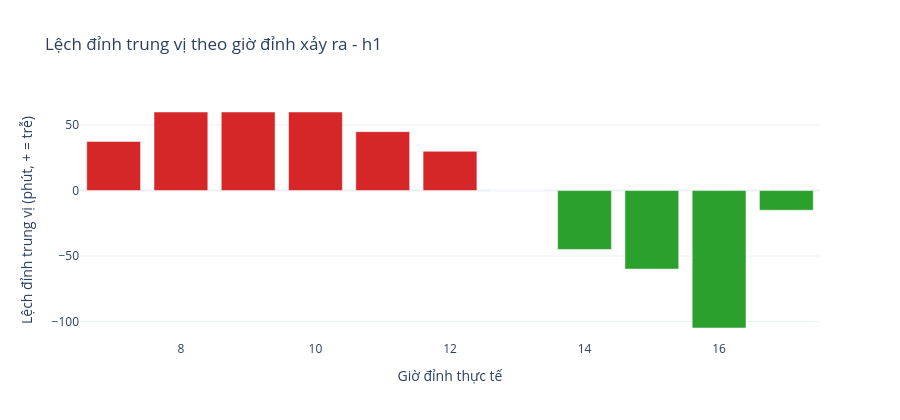

The notebook cell saved with this chart:
### Markdown cell above
## 9. Lệch đỉnh nặng vào khung giờ nào trong ngày

Gộp `df_lech` (đã tính local từng ngày) theo giờ đỉnh thực tế xảy ra — không tính lại
RMSE gì thêm, chỉ tổng hợp lại con số local đã có.

### Code cell
w = df_lech.copy()
w['gio_dinh'] = pd.to_datetime(w['gio_dinh_thuc_te'], format='%H:%M').dt.hour

theo_gio = w.groupby('gio_dinh')['lech_phut'].agg(
    so_ngay='count', lech_trung_vi='median', lech_trung_binh='mean',
    so_ngay_dich_phai=lambda x: int((x > 0).sum()),
).reset_index()
theo_gio['ty_le_dich_phai_%'] = (theo_gio['so_ngay_dich_phai'] / theo_gio['so_ngay'] * 100).round(1)

print("--- LECH DINH THEO KHUNG GIO DINH XAY RA (tu bang local, khong RMSE) ---")
display(theo_gio.round(2))

fig3 = go.Figure()
fig3.add_trace(go.Bar(x=theo_gio['gio_dinh'], y=theo_gio['lech_trung_vi'],
                      marker_color=['#d62728' if v > 0 else '#2ca02c' for v in theo_gio['lech_trung_vi']],
                      name='Lệch đỉnh trung vị (phút)'))
fig3.update_layout(title=f'Lệch đỉnh trung vị theo giờ đỉnh xảy ra - h{HORIZON_XEM}',
                   xaxis_title='Giờ đỉnh thực tế', yaxis_title='Lệch đỉnh trung vị (phút, + = trễ)',
                   height=420, template='plotly_white')
fig3.show()

_gio_te = int(theo_gio.loc[theo_gio['lech_trung_vi'].abs().idxmax(), 'gio_dinh'])
print(f"Giờ có lệch đỉnh trung vị lớn nhất: {_gio_te} giờ")
theo_gio.to_csv(f'{OUTPUT_DIR}/lech_dinh_theo_gio_h{HORIZON_XEM}.csv', index=False)
print(f"Đã lưu {OUTPUT_DIR}/lech_dinh_theo_gio_h{HORIZON_XEM}.csv")

### Figure 1 — Plotly figure (JSON) as saved in the notebook; plotly's stock layout.template omitted (floating-point values rounded to 4 significant figures)
{"data": [{"marker": {"color": ["#d62728", "#d62728", "#d62728", "#d62728", "#d62728", "#d62728", "#2ca02c", "#2ca02c", "#2ca02c", "#2ca02c", "#2ca02c"]}, "name": "Lệch đỉnh trung vị (phút)", "type": "bar", "x": [7, 8, 9, 10, 11, 12, 13, 14, 15, 16, 17], "y": [37.5, 60.0, 60.0, 60.0, 45.0, 30.0, 0.0, -45.0, -60.0, -105.0, -15.0]}], "layout": {"height": 420, "title": {"text": "Lệch đỉnh trung vị theo giờ đỉnh xảy ra - h1"}, "xaxis": {"title": {"text": "Giờ đỉnh thực tế"}}, "yaxis": {"title": {"text": "Lệch đỉnh trung vị (phút, + = trễ)"}}}}
